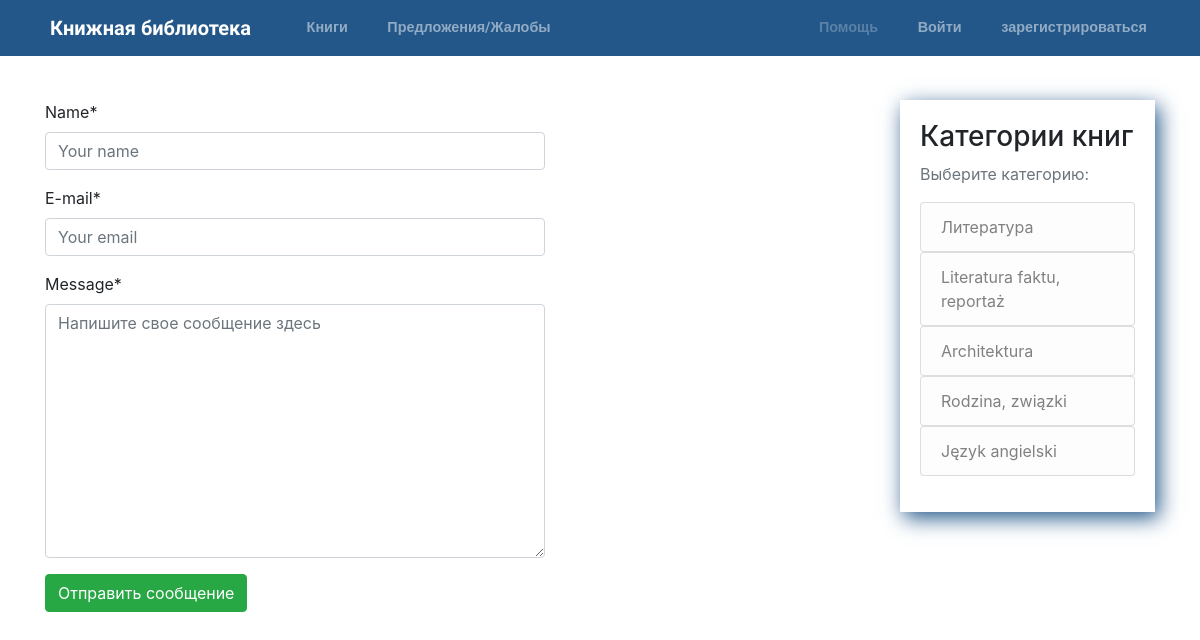
The app's page /contact with its own data.
### books/models.py (models this page shows, shortened)
class Category(models.Model):
    id = models.BigAutoField(primary_key=True)
    category = models.CharField(max_length=50)
    slug = models.SlugField(unique=True)
    def __str__(self):
        return self.category
    class Meta:
        verbose_name_plural = "Categories"

### books/views.py (the view, shortened to what this page needs)
# urls.py: path('contact', contact_form, name='contact'),
def contact_form(request):
    if request.user.is_authenticated:
        form = ContactForm()
        form.fields['name'].initial = request.user.username
        form.fields['email'].initial = request.user.email
        form.fields['message'].widget.attrs['placeholder'] = 'Напишите свое сообщение здесь'
        form.fields['name'].label = 'Login'
        form.fields['name'].widget.attrs['readonly'] = True
        form.fields['email'].widget.attrs['readonly'] = True
        return render(request, 'books/contact.html', {'form': form})
    else:
        form = ContactForm()
        form.fields['name'].widget.attrs['placeholder'] = 'Your name'
        form.fields['email'].widget.attrs['placeholder'] = 'Your email'
        form.fields['message'].widget.attrs['placeholder'] = 'Напишите свое сообщение здесь'
        return render(request, 'books/contact.html', {'form': form})

### books/forms.py
class ContactForm(forms.Form):
    name = forms.CharField(label='Name')
    email = forms.EmailField(label='E-mail')
    message = forms.CharField(label='Message', widget=forms.Textarea())

### books/context_processors.py (called while the page is built)
def categories(request):
    return {
        'categories': Category.objects.all()
    }

### books/templates/books/contact.html (shortened to what this page needs)
{% extends "base.html" %}
{% load crispy_forms_tags %}
{% block content %}
<form method="post" class="formsWidth">
    {{ form|crispy }}
    <button type="submit" class="btn btn-success">Отправить сообщение</button>
</form>
{% endblock content %}

### templates/base.html (shortened to what this page needs)
{% load static %}
<!DOCTYPE html>
<html lang="en">
<head>
    <link rel="stylesheet" href="{% static 'css/main.css' %}">
    <link rel="stylesheet" href="https://stackpath.bootstrapcdn.com/bootstrap/4.1.3/css/bootstrap.min.css"
>
    <link rel="stylesheet" href="https://cdnjs.cloudflare.com/ajax/libs/font-awesome/4.7.0/css/font-awesome.min.css">
    <link rel="stylesheet" href="https://use.fontawesome.com/releases/v5.4.2/css/all.css"
>
</head>
<header class="site-header">
    <nav class="navbar navbar-expand-md navbar-dark bg-steel fixed-top">
        <div class="container">
            <a class="navbar-brand mr-4" href="{% url 'home' %}"><img style="height:1.4em;" src="{% static 'icons/regal.png' %}"
                    alt=""> Книжная библиотека</a>
            <div class="collapse navbar-collapse" id="navbarToggle">
                <div class="navbar-nav mr-auto">
                    <a class="nav-item nav-link" href="{% url 'books' %}"><img src="{% static 'icons/book.png' %}" alt="">
                        Книги</a>
                    <a class="nav-item nav-link" href="{% url 'contact' %}"><img src="{% static 'icons/message.png' %}"
                        Предложения/Жалобы</a>
                </div>
                <div class="navbar-nav">
                    {% if user.is_authenticated %}
                    <a class="nav-item nav-link" href="{% url 'UserProfile' %}"><img src="{% static 'icons/profile.png' %}"
                            alt="">
                        Ваш аккаунт({{ user.username }})
                    </a>
                    <a class="nav-item nav-link" href="{% url 'logout' %}"><img src="{% static 'icons/logout.png' %}"
                            alt=""> Выйти</a>
                    {% else %}
                    <a class="disabled nav-item nav-link" href=""><img src="{% static 'icons/help.png' %}" alt="">
                        Помощь</a>
                    <a class="nav-item nav-link" href="{% url 'login' %}"><img src="{% static 'icons/login.png' %}" alt="">
                        Войти</a>
                    <a class="nav-item nav-link" href="{% url 'signup' %}"><img src="{% static 'icons/register.png' %}"
                            alt=""> зарегистрироваться</a>
                    {% endif %}
                </div>
            </div>
        </div>
    </nav>
</header>
<body>
    <main role="main" class="container pageContent">
        <div class="row">
            <div class="col-md-9">
                {% block content %}{% endblock %}
            </div>
            <div class="col-md-3">
                <div class="content-section">
                    <h3>Категории книг</h3>
                    <p class='text-muted'>Выберите категорию:
                        <ul class="list-group">
                            {% for category in categories %}
                            <a href="{% url 'category_books_view' slug=category.slug %}">
                                <li class="list-group-item list-group-item-light">{{ category }}</li>
                            </a>
                            {% endfor %}
                        </ul>
                    </p>
                </div>
            </div>
        </div>
    </main>
</body>
</html>

### static/css/main.css (style rules this page uses)
body { background: #fafafa; color: #333333; margin-top: 5rem; padding-bottom: 50px; }
.formsWidth { max-width: 500px; }
.bg-steel { background-color: #235789; }
.navbar-nav { font-size: 0.9em; }
.navbar-brand { font-family: "Work Sans", sans-serif; font-weight: bold; }
.site-header .navbar-nav .nav-link { color: #cbd5db; font-weight: bold; font-family: "Roboto", sans-serif; margin-left: 20px; }
.content-section { box-shadow: 4px 6px 20px 0px #235789; padding: 20px; }
.pageContent { margin-top: 100px; }

### records on screen
Category: category "Литература"
Category: category "Literatura faktu, reportaż"
Category: category "Architektura"
Category: category "Rodzina, związki"
Category: category "Język angielski"
